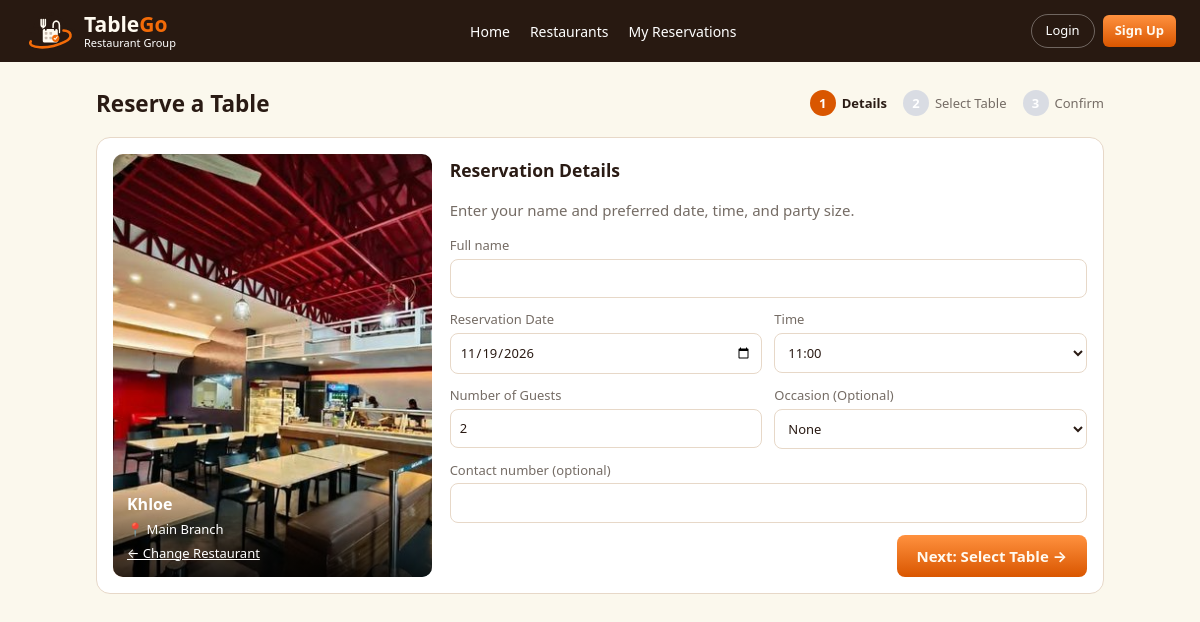
/restaurant/chloe/, run on the app's committed database.
### booking/models.py (models this page shows, shortened)
class Restaurant(models.Model):
    name = models.CharField(max_length=80)
    slug = models.SlugField(unique=True)
    cuisine = models.CharField(max_length=80)
    description = models.TextField(blank=True)
    fixtures = models.JSONField(default=list, blank=True, help_text="Floor-plan areas: label, x, y, w, h")
    location = models.CharField(max_length=80, blank=True)
    hours = models.CharField(max_length=60, blank=True)
    active = models.BooleanField(default=True)

### booking/views.py (the view, shortened to what this page needs)
# urls.py: path("restaurant/<slug:slug>/", v.reserve, name="restaurant"),
def reserve(request, slug):
    rest = get_object_or_404(Restaurant, slug=slug, active=True)
    src = request.POST if request.method == "POST" else request.GET
    today = timezone.localdate()
    try:
        d = dt.fromisoformat(src.get("date", ""))
    except ValueError:
        d = None
    t = src.get("time") if src.get("time") in SLOTS else SLOTS[0]
    try:
        g = max(1, min(20, int(src.get("guests", 2))))
    except ValueError:
        g = 2
    occ, phone = src.get("occasion", "")[:30], src.get("phone", "")[:30]
    session_key = f"reservation_name_{slug}"
    default_name = request.user.get_full_name() if request.user.is_authenticated else ""
    name_value = src.get("customer_name", request.session.get(session_key, default_name))
    customer_name = (name_value or "").strip()[:100]
    step, cells, pick = 1, [], None
    if request.method == "POST" and src.get("confirm") != "1":
        if customer_name:
            request.session[session_key] = customer_name
        else:
            messages.error(request, "Enter your name to continue.")
            step, cells, pick = 1, [], None
    sel = {"date": d if d and d >= today else today, "time": t, "guests": g, "occasion": occ,
           "phone": phone, "customer_name": customer_name}
    return render(request, "reserve.html", {"rest": rest, "step": step, "cells": cells, "pick": pick, "sel": sel,
                                            "slots": SLOTS, "occasions": OCCASIONS, "today": today})

### booking/templates/reserve.html (shortened to what this page needs)
{% extends "base.html" %}{% load static %}{% block content %}
<div class="stepbar"><h2>Reserve a Table</h2><ol class="steps">
<li class="{% if step > 1 %}done{% else %}on{% endif %}"><i>{% if step > 1 %}✓{% else %}1{% endif %}</i>Details</li>
<li class="{% if step > 2 %}done{% elif step == 2 %}on{% endif %}"><i>{% if step > 2 %}✓{% else %}2{% endif %}</i>Select Table</li>
<li class="{% if step == 3 %}on{% endif %}"><i>3</i>Confirm</li></ol></div>
<div class="panel two"><div><div class="ph tall" style="background-image:url('{% static 'booking/img/'|add:rest.slug|add:'.jpg' %}')"><div class="cap"><b>{{ rest.name }}</b><span>📍 {{ rest.location|default:"Main Branch" }}</span><a href="{% url 'restaurants' %}">← Change Restaurant</a></div></div></div>
<div>
{% if step == 1 %}<h3>Reservation Details</h3><p class="mu">Enter your name and preferred date, time, and party size.</p>
<form method="post" class="grid2">{% csrf_token %}<label class="full">Full name<input name="customer_name" value="{{ sel.customer_name }}" maxlength="100" required></label>
<label>Reservation Date<input type="date" name="date" min="{{ today|date:'Y-m-d' }}" value="{{ sel.date|date:'Y-m-d' }}" required></label>
<label>Time<select name="time">{% for s in slots %}<option {% if s == sel.time %}selected{% endif %}>{{ s }}</option>{% endfor %}</select></label>
<label>Number of Guests<input type="number" name="guests" min="1" max="20" value="{{ sel.guests }}"></label>
<label>Occasion (Optional)<select name="occasion">{% for o in occasions %}<option value="{{ o }}" {% if o == sel.occasion %}selected{% endif %}>{{ o|default:"None" }}</option>{% endfor %}</select></label>
<label class="full">Contact number (optional)<input name="phone" value="{{ sel.phone }}"></label>
<div class="full right"><button class="gold">Next: Select Table →</button></div></form>
{% endif %}
</div></div>{% endblock %}

### booking/static/booking/site.css (style rules this page uses)
:root { --navy: #281911; --gold: #f36b08; --gold2: #d95600; --cream: #fbf8ed; --tx: #2a1b14; --mu: #756c65; --bd: #e7d8c8; --ok: #2ea05a; --bad: #d84a4a; }
* { box-sizing: border-box; }
body { margin: 0; font: 15px/1.5 system-ui, -apple-system, "Segoe UI", sans-serif; background: var(--cream); color: var(--tx); }
a { color: inherit; }
.mu { color: var(--mu); }
h2, h3 { margin: 0.2em 0; }
button { font: inherit; cursor: pointer; }
.gold { background: linear-gradient(#ff913f, var(--gold2)); color: #fffaf0; border: 0; padding: 10px 20px; border-radius: 8px; font-weight: 700; text-decoration: none; display: inline-block; }
.ph { background: #39251b center/cover; height: 150px; }
.ph.tall { height: 100%; min-height: 300px; position: relative; border-radius: 10px; }
.stepbar { display: flex; justify-content: space-between; align-items: center; flex-wrap: wrap; gap: 10px; }
.steps { display: flex; gap: 16px; list-style: none; margin: 0; padding: 0; font-size: 13px; color: var(--mu); }
.steps li { display: flex; align-items: center; gap: 6px; }
.steps i { width: 26px; height: 26px; border-radius: 50%; background: #d9dce3; display: grid; place-items: center; font-style: normal; font-weight: 700; color: #fff; }
.steps .on i { background: var(--gold2); }
.steps .on, .steps .done { color: var(--tx); font-weight: 600; }
.panel { background: #fff; border: 1px solid var(--bd); border-radius: 14px; padding: 16px; margin-top: 12px; }
.two { display: grid; grid-template-columns: minmax(220px, 1fr) 2fr; gap: 18px; }
.cap { position: absolute; inset: auto 0 0 0; padding: 14px; background: linear-gradient(transparent, #000c); color: #fff; border-radius: 0 0 10px 10px; display: flex; flex-direction: column; gap: 4px; font-size: 13px; }
.cap b { font-size: 16px; }
.grid2 { display: grid; grid-template-columns: 1fr 1fr; gap: 12px; }
.full { grid-column: 1/-1; }
.right { text-align: right; }
label { display: block; font-size: 13px; color: var(--mu); }
input, select { width: 100%; padding: 9px; margin-top: 3px; border: 1px solid var(--bd); border-radius: 8px; font: inherit; background: #fff; color: var(--tx); }

### data on the page
Restaurant: slug (picture), name "Khloe", location "Main Branch"

### other printed values
form field time "11:00"
form field occasion "None"
